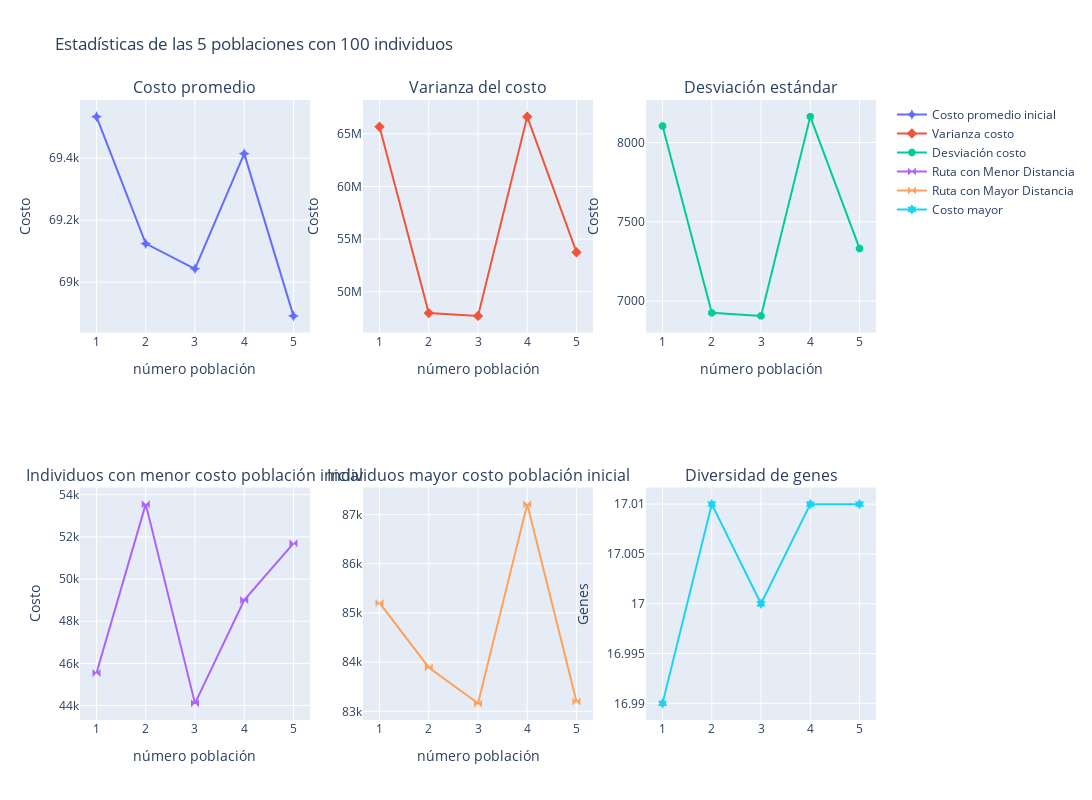

The cell this chart's notebook holds for it:
### Markdown cell above
# Exploración de poblaciones

### Code cell
POB_FILE = "files\\act_2\\poblaciones\\pob_5_100.pkl"
pobs = get_poblaciones_iniciales(n=5,tam_pob=100)
intial_stats(pobs, f"Estadísticas de las {5} poblaciones con {100} individuos")

### Figure 1 — Plotly figure (JSON) as saved in the notebook; plotly's stock layout.template omitted (floating-point values rounded to 4 significant figures)
{"data": [{"marker": {"size": 8, "symbol": "star-diamond"}, "mode": "markers+lines", "name": "Costo promedio inicial", "type": "scatter", "x": [1, 2, 3, 4, 5], "xaxis": "x", "y": [69530.0, 69120.0, 69040.0, 69410.0, 68890.0], "yaxis": "y"}, {"marker": {"size": 8, "symbol": "diamond-x"}, "mode": "markers+lines", "name": "Varianza costo", "type": "scatter", "x": [1, 2, 3, 4, 5], "xaxis": "x2", "y": [65670000.0, 47970000.0, 47700000.0, 66640000.0, 53760000.0], "yaxis": "y2"}, {"marker": {"size": 8, "symbol": "octagon"}, "mode": "markers+lines", "name": "Desviación costo", "type": "scatter", "x": [1, 2, 3, 4, 5], "xaxis": "x3", "y": [8104.0, 6926.0, 6907.0, 8163.0, 7332.0], "yaxis": "y3"}, {"marker": {"size": 8, "symbol": "bowtie"}, "mode": "markers+lines", "name": "Ruta con Menor Distancia", "type": "scatter", "x": [1, 2, 3, 4, 5], "xaxis": "x4", "y": [45540.0, 53550.0, 44100.0, 49000.0, 51690.0], "yaxis": "y4"}, {"marker": {"size": 8, "symbol": "bowtie"}, "mode": "markers+lines", "name": "Ruta con Mayor Distancia", "type": "scatter", "x": [1, 2, 3, 4, 5], "xaxis": "x5", "y": [85200.0, 83890.0, 83160.0, 87210.0, 83200.0], "yaxis": "y5"}, {"marker": {"size": 8, "symbol": "hexagram"}, "mode": "markers+lines", "name": "Costo mayor", "type": "scatter", "x": [1, 2, 3, 4, 5], "xaxis": "x6", "y": [16.99, 17.01, 17, 17.01, 17.01], "yaxis": "y6"}], "layout": {"annotations": [{"font": {"size": 16}, "showarrow": false, "text": "Costo promedio", "x": 0.1444, "xanchor": "center", "xref": "paper", "y": 1, "yanchor": "bottom", "yref": "paper"}, {"font": {"size": 16}, "showarrow": false, "text": "Varianza del costo", "x": 0.5, "xanchor": "center", "xref": "paper", "y": 1, "yanchor": "bottom", "yref": "paper"}, {"font": {"size": 16}, "showarrow": false, "text": "Desviación estándar", "x": 0.8556, "xanchor": "center", "xref": "paper", "y": 1, "yanchor": "bottom", "yref": "paper"}, {"font": {"size": 16}, "showarrow": false, "text": "Individuos con menor costo población inicial", "x": 0.1444, "xanchor": "center", "xref": "paper", "y": 0.375, "yanchor": "bottom", "yref": "paper"}, {"font": {"size": 16}, "showarrow": false, "text": "Individuos mayor costo población inicial", "x": 0.5, "xanchor": "center", "xref": "paper", "y": 0.375, "yanchor": "bottom", "yref": "paper"}, {"font": {"size": 16}, "showarrow": false, "text": "Diversidad de genes", "x": 0.8556, "xanchor": "center", "xref": "paper", "y": 0.375, "yanchor": "bottom", "yref": "paper"}], "height": 800, "title": {"text": "Estadísticas de las 5 poblaciones con 100 individuos"}, "width": 1600, "xaxis": {"anchor": "y", "domain": [0, 0.2889], "title": {"text": "número población"}}, "xaxis2": {"anchor": "y2", "domain": [0.3556, 0.6444], "title": {"text": "número población"}}, "xaxis3": {"anchor": "y3", "domain": [0.7111, 1], "title": {"text": "número población"}}, "xaxis4": {"anchor": "y4", "domain": [0, 0.2889], "title": {"text": "número población"}}, "xaxis5": {"anchor": "y5", "domain": [0.3556, 0.6444], "title": {"text": "número población"}}, "xaxis6": {"anchor": "y6", "domain": [0.7111, 1]}, "yaxis": {"anchor": "x", "domain": [0.625, 1], "title": {"text": "Costo"}}, "yaxis2": {"anchor": "x2", "domain": [0.625, 1], "title": {"text": "Costo"}}, "yaxis3": {"anchor": "x3", "domain": [0.625, 1], "title": {"text": "Costo"}}, "yaxis4": {"anchor": "x4", "domain": [0, 0.375], "title": {"text": "Costo"}}, "yaxis5": {"anchor": "x5", "domain": [0, 0.375]}, "yaxis6": {"anchor": "x6", "domain": [0, 0.375], "title": {"text": "Genes"}}}}
